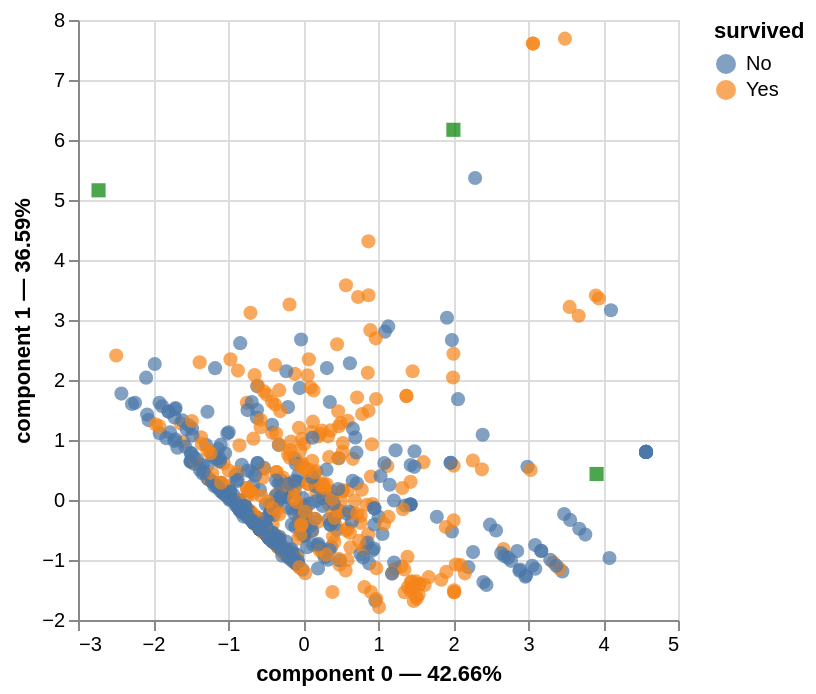

The cell this chart's notebook holds for it:
### Markdown cell above
##### <span style="color:purple">**Question:** Do you think we could easily predict the survival rate in PCA space?</span>

- Show the projections of the points in the principal maps, colored according to their survival rate.
- Refer to Prince's help for figures.

### Code cell
### TO BE COMPLETED ###

pca.plot(
    titanic_quanti,
    x_component=0,
    y_component=1,
    color_rows_by='survived',
    show_row_markers=True,
    show_column_markers=True,
    show_row_labels=False,
    row_labels_column=None,  # for DataFrames with a MultiIndex
    show_column_labels=False
)

### Figure 1 — Vega-Lite specification as saved in the notebook (floating-point values rounded to 4 significant figures; data arrays with more than 128 entries replaced by an {"elided": "..."} marker saying what was removed)
{"config": {"view": {"continuousWidth": 300, "continuousHeight": 300}}, "layer": [{"data": {"name": "data-1fb846623169f389828c73a2bd500461"}, "mark": {"type": "circle", "size": 50}, "encoding": {"color": {"field": "survived", "type": "nominal"}, "tooltip": [{"field": "survived", "type": "nominal"}, {"field": "component 0", "type": "quantitative"}, {"field": "component 1", "type": "quantitative"}], "x": {"axis": {"title": "component 0 — 42.66%"}, "field": "component 0", "scale": {"zero": false}, "type": "quantitative"}, "y": {"axis": {"title": "component 1 — 36.59%"}, "field": "component 1", "scale": {"zero": false}, "type": "quantitative"}}, "name": "view_1"}, {"data": {"name": "data-c73b15ea628132be8fe57e7715c18c64"}, "mark": {"type": "square", "color": "green", "size": 50}, "encoding": {"tooltip": [{"field": "variable", "type": "nominal"}], "x": {"field": "component 0", "scale": {"zero": false}, "type": "quantitative"}, "y": {"field": "component 1", "scale": {"zero": false}, "type": "quantitative"}}}], "params": [{"name": "param_1", "select": {"type": "interval", "encodings": ["x", "y"]}, "bind": "scales", "views": ["view_1"]}], "$schema": "https://vega.github.io/schema/vega-lite/v5.20.1.json", "datasets": {"data-1fb846623169f389828c73a2bd500461": {"elided": "876 records"}, "data-c73b15ea628132be8fe57e7715c18c64": [{"variable": "age", "component 0": -2.726, "component 1": 5.161, "component 2": -2.229, "label": "age"}, {"variable": "fare", "component 0": 2.005, "component 1": 6.17, "component 2": 2.047, "label": "fare"}, {"variable": "family_size", "component 0": 3.914, "component 1": 0.4336, "component 2": -2.601, "label": "family_size"}]}}
